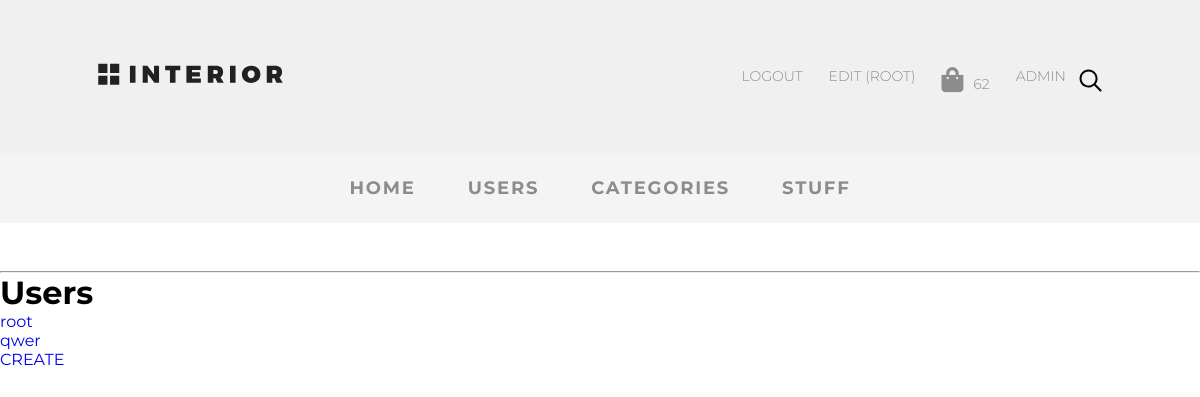
Page /adminapp/users/index (signed in) on the earlier database version.
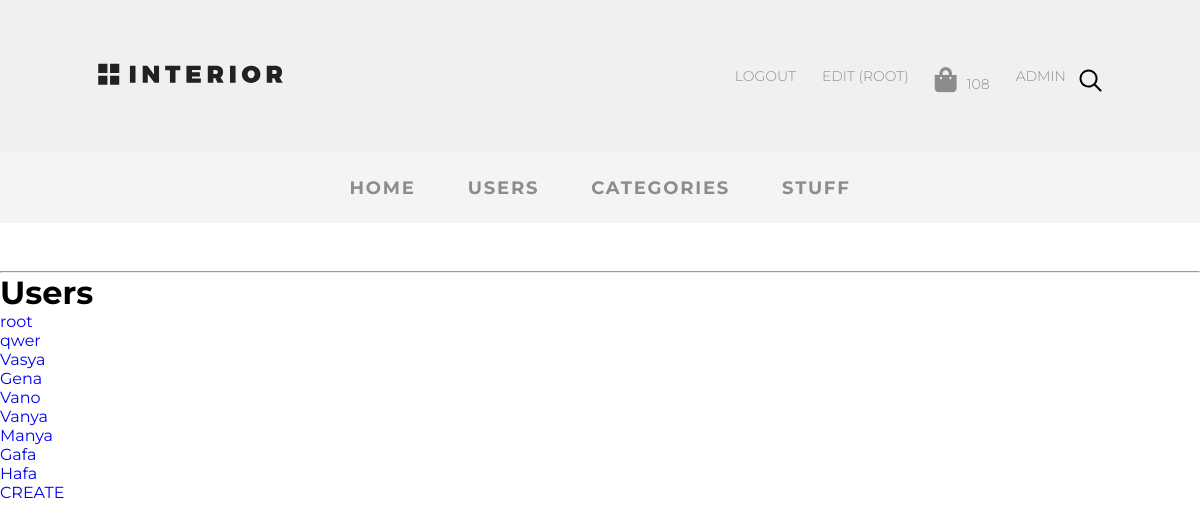
Same page on the later database version.
### basketapp/models.py (models this page shows, shortened)
class Basket(models.Model):
    _price: float
    _total_qty: int
    _total_price: float
    user = models.ForeignKey(settings.AUTH_USER_MODEL, on_delete=models.CASCADE, related_name='basket')
    product = models.ForeignKey(Stuff, on_delete=models.CASCADE)
    quantity = models.PositiveIntegerField(verbose_name='Quantity', default=0)
    add_datetime = models.DateTimeField(verbose_name='data', auto_now_add=True)
    @property
    def total_qty(self):
        items = Basket.objects.filter(user=self.user)
        total = sum([x.quantity for x in items])
        return total

### authapp/models.py (models this page shows, shortened)
class CustomUser(AbstractUser):
    age = models.PositiveIntegerField(verbose_name='возраст')
    ava = models.ImageField(upload_to='avatars', verbose_name='аватар',)
    email = models.EmailField(verbose_name='email', blank='True')
    activation_key = models.CharField(max_length=128, blank=True)
    activation_key_expired = models.DateTimeField(default=(now() + timedelta(hours=48)))

### adminapp/controllers/users.py (the view)
# urls.py: path('users/index', ctr.UserListView.as_view(), name='users'),
class UserListView(ListView):
    model = CustomUser
    template_name = 'adminapp/users/index.html'
    @method_decorator(user_passes_test(lambda u: u.is_superuser))
    def dispatch(self, request, *args, **kwargs):
        return super(UserListView, self).dispatch(request, *args, **kwargs)

### mainapp/context_processors.py (called while the page is built)
def basket(request:HttpRequest):
    basket = []
    if request.user.is_authenticated:
        basket = Basket.objects.filter(user=request.user)
    return {
        'basket':basket
    }

### adminapp/templates/adminapp/users/index.html
{% extends 'adminapp/base.html' %}
{% block content %}
<hr>
<h1>Users</h1>
<ul>
    {% for i in object_list %}
    <li>
        <a href="{% url 'adminapp:users_read' i.id %}">{{i.username}}</a>
    </li>
    {% endfor %}
</ul>
<a href="{% url 'adminapp:users_create' %}">CREATE</a>
{% endblock %}

### adminapp/templates/adminapp/menu.html (shortened to what this page needs)
{% load static %}
<ul class="menu">
<li class="menu-list">
<a href="{% url 'home' %}"
class="menu-link">
</a>
</li>
    {% if user.is_authenticated %}
    <li class="menu-list">
        <a href="{% url 'auth:logout' %}" class="menu-link">
            Logout
        </a>
    </li>
    <li class="menu-list">
        <a href="{% url 'auth:edit' %}" class="menu-link">
            Edit ({{user.username}})
        </a>
    </li>
    <li class="menu-list"><a href="{%url 'basket:index'%}" class="menu-link"><i class="fas fa-shopping-bag"></i>{{basket.0.total_qty}}</li></a>
    <li class="menu-list">
        <a href="{% url 'adminapp:products' %}" class="menu-link">
            ADMIN
        </a>
    </li>
    {% else %}
    <li class="menu-list"><a href="{% url 'auth:login' %}" class="menu-link">
        Login
    </a></li>
    {% endif %}
    <li class="menu-list search"><img src="{% static 'img/search.svg' %}" alt="search"></li>
                </ul>

Differences in the rows shown:
changed Basket: user+quantity "62" → "108"
added CustomUser: username "Vasya"
added CustomUser: username "Gena"
added CustomUser: username "Vano"
added CustomUser: username "Vanya"
added CustomUser: username "Manya"
added CustomUser: username "Gafa"
added CustomUser: username "Hafa"
